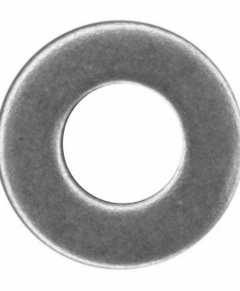
%> input picture Reconocimiento imagenes/arandela.jpg (cropped and resized to the size of MATLAB's example picture, made grey), 240 x 291 px, given in place of pout.tif, which was not available
$ octave resumen9.m   (GNU Octave 9; MATLAB toolbox functions it lacks are replaced by stand-ins)
%> lines starting %> are read from the running program, lines starting %| are printed output that depends on the picture; pictures that were not available may be replaced by others from this repository, and a replacement may not be noted
close all;
clear all;

Igray = imread('pout.tif');
%> Igray is the input picture: size 291x240 uint8; min 72, max 255, mean 185.2

%Modificar el brillo de la imagen
inc = 10;
Igray3 = Igray + inc;
Igray4 = Igray - inc;
figure, subplot(3,1,1);imshow(Igray3);title('Más brillo');
subplot(3,1,2);imshow(Igray);title('Normal');
subplot(3,1,3);imshow(Igray4);title('Menos brillo');
inc = 2;
Igray5 = Igray * inc;
Igray6 = Igray / inc;
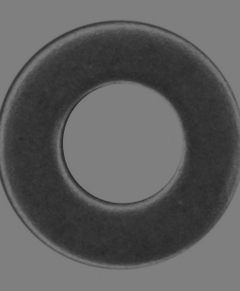
%> Igray6: size 291x240 uint8; min 36, max 128, mean 92.8
figure,subplot(3,1,1);imshow(Igray5);title('Más brillo');
subplot(3,1,2);imshow(Igray);title('Normal');
subplot(3,1,3);imshow(Igray6);title('Menos brillo');

%Obtener el histograma de una imagen
figure,subplot(1,3,1);imhist(Igray5),axis tight;title('Más brillo');
subplot(1,3,2);imhist(Igray),axis tight;title('Normal');
subplot(1,3,3);imhist(Igray6),axis tight;title('Menos brillo');
%> after `title('Menos brillo')`:
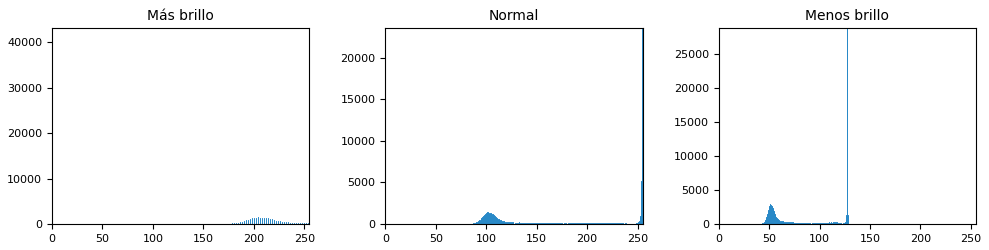
%> figure redrawn from the program's plot data, 3 panels; panel 1: highest point at x = 255, y = 43177; panel 2: highest point at x = 254, y = 23583; panel 3: highest point at x = 127, y = 28743

%Modificar el contraste
[Igray7, f_expansion] = histeq(Igray);
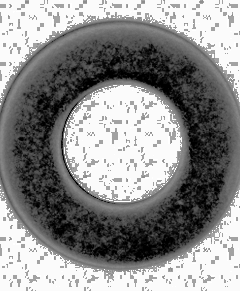
%> Igray7: size 291x240 uint8; min 0, max 255, mean 142
%> f_expansion = 256 values from 0 to 1
figure,subplot(2,2,1);imshow(Igray);title('Normal');
subplot(2,2,3);imhist(Igray),axis tight;
subplot(2,2,2);imshow(Igray7);title('Más contraste');
subplot(2,2,4);imhist(Igray7),axis tight;
%> after `axis tight`:
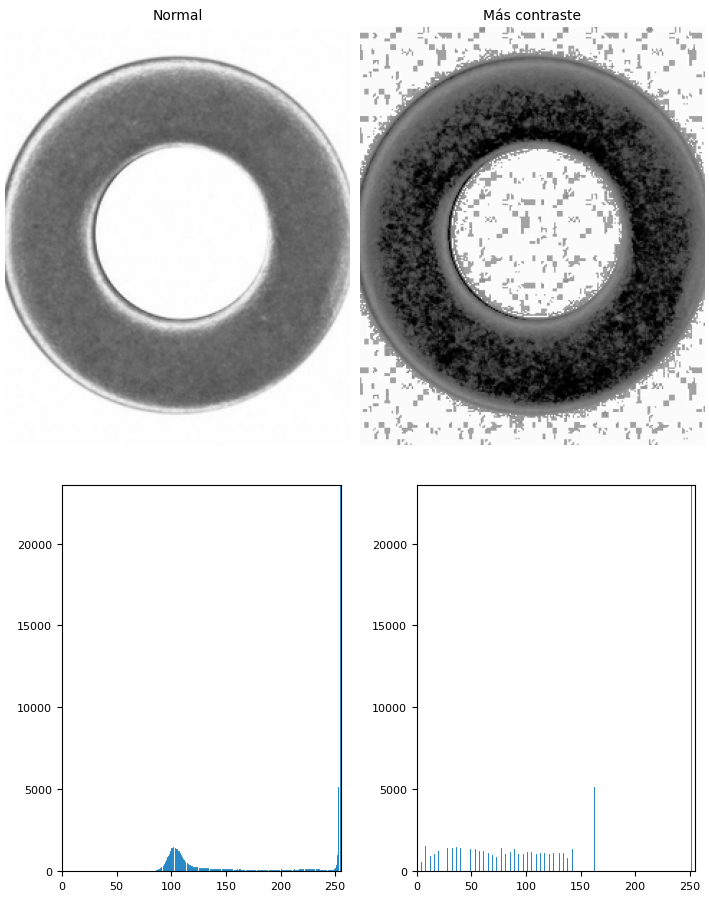
%> figure redrawn from the program's plot data, 4 panels

figure, plot(f_expansion), title('función de expansión');
%> after `title('función de expansión')`:
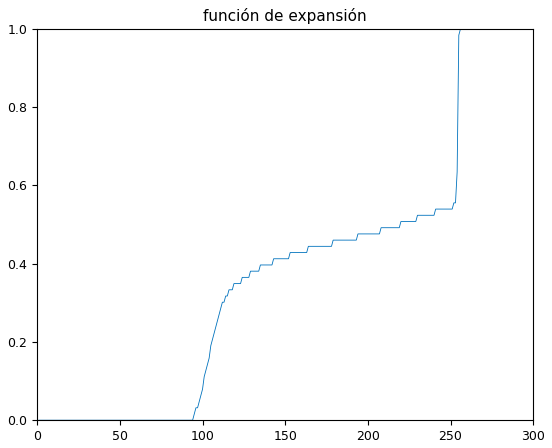
%> figure redrawn from the program's plot data; curve peaks at x = 256, y = 1

%Transparencia 37
Imin = 75;
Imax = 175;
CMIN = 0;
CMAX = 255;
gamma = 1; %Transparencia 39
Igray8=imadjust(Igray,[Imin/255,Imax/255],[CMIN/255,CMAX/255],gamma);
gamma = 0.5;
Igray9=imadjust(Igray,[Imin/255,Imax/255],[CMIN/255,CMAX/255],gamma);
gamma = 1.5;
Igray10=imadjust(Igray,[Imin/255,Imax/255],[CMIN/255,CMAX/255],gamma);
figure,subplot(1,4,1); imshow(Igray);title('Normal');
subplot(1,4,2);imshow(Igray8);title('gamma = 1');
subplot(1,4,3);imshow(Igray9);title('gamma = 0.5');
subplot(1,4,4);imshow(Igray10);title('gamma = 1.5');

I = imread('gomasSacapuntas.jpg');
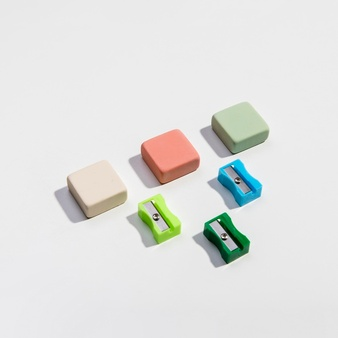
%> input picture Reconocimiento imagenes/gomasSacapuntas.jpg, 338 x 338 px
%> I is the input picture: size 338x338x3 uint8; mean R, G, B 224.8, 225.6, 223.4
Igray = rgb2gray(I);
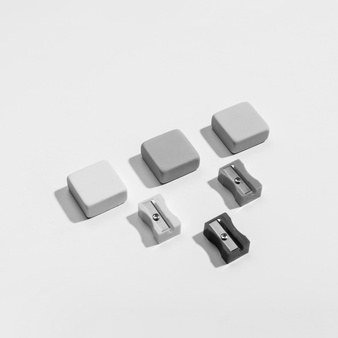
%> Igray: size 338x338 uint8; min 0, max 254, mean 225.1

%Obtener un perfil
figure, imshow(Igray);

%Seleccionar una parte de la imagen (una goma y analizar su perfil)
%> (the run ends here)
